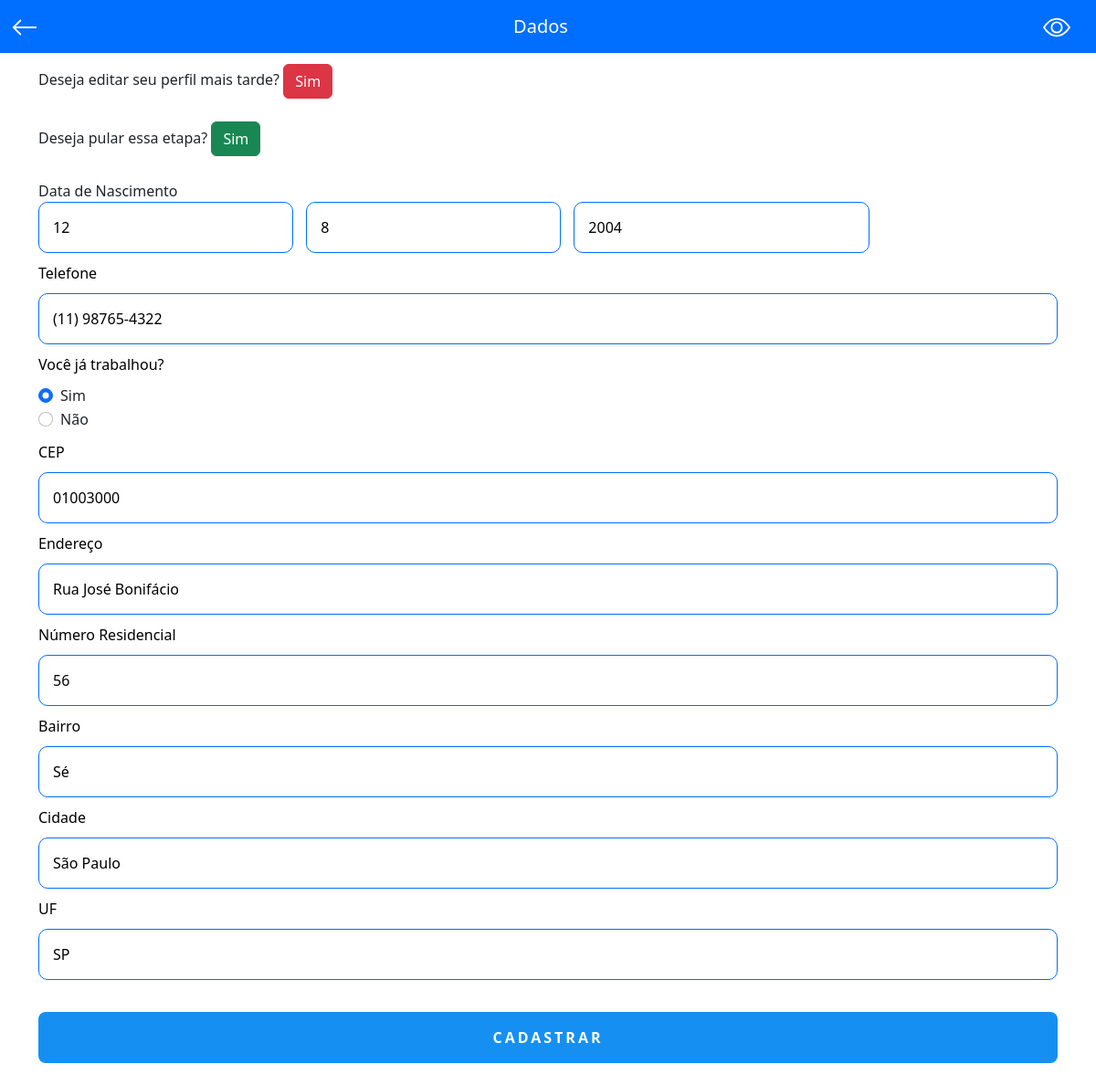
Page /views/cad_cv/etap1.php (signed in) on the committed database.
### tables this page shows
CREATE TABLE `tbdadosusuario` (
  `idDados` int(11) NOT NULL,
  `idUsuario` int(11) NOT NULL,
  `dia` int(11) NOT NULL,
  `mes` int(11) NOT NULL,
  `ano` int(11) NOT NULL,
  `telefone` varchar(100) NOT NULL,
  `jaTrabalhou` varchar(100) NOT NULL,
  `cep` varchar(250) NOT NULL,
  `endereco` varchar(250) NOT NULL,
  `numero` int(11) NOT NULL,
  `bairro` varchar(250) NOT NULL,
  `cidade` varchar(250) NOT NULL,
  `uf` varchar(100) NOT NULL
);

### views/cad_cv/etap1.php (the view, shortened to what this page needs)
<?php
    $pergunta ='oii';
    try {
        $con = Conexao::conectar();
        $stmt = $con->prepare("SELECT * FROM tbDadosUsuario WHERE
        idUsuario = :id ");
        $stmt->bindValue(":id",$_SESSION['id']);
        $stmt->execute();
        while($row = $stmt->fetch(PDO::FETCH_BOTH)){
            $dia = $row['dia'];
            $mes = $row['mes'];
            $ano = $row['ano'];
            $telefone = $row['telefone'];
            $pergunta = $row['jaTrabalhou'];
            $cep = $row['cep'];
            $rua = $row['endereco'];
            $numero = $row['numero'];
            $bairro = $row['bairro'];
            $cidade = $row['cidade'];
            $uf = $row['uf'];
        }
    } catch(Exception $e) {
        echo $e->getMessage();
    }
?>
<!DOCTYPE html>
<html>
	<head>
		<link rel="stylesheet" type="text/css" href="../../assets/css/reset.css">
		<link rel="stylesheet" type="text/css" href="../../assets/css/cad_cv.css">
		<link rel="stylesheet" type="text/css" href="../../assets/css/menu.css">
		<link rel="stylesheet" type="text/css" href="../../assets/bootstrap_css/bootstrap.min.css">
	</head>
	<body>
		<nav style="background-color: #006eff;" class="navbar fixed-top ">
		  <div class="container-fluid">
		    <a class="navbar-brand" href="#">
		      <img src="../../assets/img/arrow-left.svg"></a>
		    <a class="navbar-brand" href="#" style="color: white;">Dados</a>
		    <a class="navbar-brand" id="link" type="button" data-bs-toggle="offcanvas" data-bs-target="#offcanvasRight" aria-controls="offcanvasRight"style="color: white;">
		      <img src="../../assets/img/eye.svg"></a>
		  </div>
		</nav>
		<section class="container">
			<div class="cabecalho">
				<label style="margin-bottom: 10px;">Deseja editar seu perfil mais tarde?</label>
				<a href="../restrito/index.php"><button type="button" class="btn btn-danger">Sim</button></a>
				<br>
				<br>
				<label style="margin-bottom: 10px;">Deseja pular essa etapa?</label>
				<a href="etap2.php"><button type="button" class="btn btn-success">Sim</button></a>
			</div>
			<div class="form">
				<br>
				<form id="form-cad-dados">
					<label id="campo" for="usuario">Data de Nascimento
					</label>
					<div class="textfield2">
                        <input type="number" min="1" max="31" style="width:25%;border: 1px solid #006eff; border-radius: 10px;padding: 15px; margin-right: 10px;" class="dia" value="<?php echo @$dia?>" name="dia" id="dia" placeholder="Dia" >
                        <input type="number" min="1" max="12" style="width:25%;border: 1px solid #006eff; border-radius: 10px;padding: 15px; margin-right: 10px;" class="mes" value="<?php echo @$mes?>" name="mes" id="mes" placeholder="Mês" >
                        <input type="number" value="<?php echo @$ano?>" min="1930" max="2004" style="width:29%;border: 1px solid #006eff; border-radius: 10px;padding: 15px;" class="ano" name="ano" id="ano" placeholder="Ano" >
                    </div>
                	<div class="textfield">
                        <label id="campo" for="telefone">Telefone</label>
                        <input type="text" name="telefone" id="telefone" placeholder="Digite um número de telefone" value="<?php echo @$telefone?>" maxlength="15" >
                    </div>
                    <div class="textfield">
                        <label id="campo" for="">Você já trabalhou?</label>
                        <div class="form-check">
						  <input class="form-check-input" value="Sim" type="radio" name="pergunta" id="pergunta1"
						  	<?php
                                if($pergunta == 'Sim'){
                                    echo'checked';
                                }else{
                                }
                            ?>
						  >
						  <label class="form-check-label" for="pergunta1">
						    Sim
						  </label>
						</div>
						<div class="form-check">
						  <input class="form-check-input" value="Não" type="radio" name="pergunta" id="pergunta2"
					  		<?php
                                if($pergunta == 'Não'){
                                    echo'checked';
                                }else{
                                }
                            ?>
						  >
						  <label class="form-check-label" for="pergunta2">
						    Não
						  </label>
						</div>
                    </div>
                    <div class="textfield">
                        <label id="campo" for="cep">CEP</label>
                        <input placeholder="Ex: 01001-000" name="cep" type="text" id="cep" value="<?php echo @$cep?>" size="10" maxlength="9" onblur="pesquisacep(this.value);" >
                    </div>
                    <div class="textfield">
                        <label id="campo" for="rua">Endereço</label>
                        <input name="rua" type="text" id="rua" size="60" value="<?php echo @$rua?>" placeholder="Digite seu endereço" >
                    </div>
                    <div class="textfield">
                        <label id="campo" for="numero">Número Residencial</label>
                        <input type="number" name="numero" id="numero" value="<?php echo @$numero?>" placeholder="Digite seu número Residencial" >
                    </div>
                    <div class="textfield">
                        <label id="campo" for="">Bairro</label>
                        <input name="bairro" type="text" id="bairro" value="<?php echo @$bairro?>" size="40" placeholder="Digite seu bairro" >
                    </div>
                    <div class="textfield">
                        <label id="campo" for="">Cidade</label>
                        <input name="cidade" type="text" id="cidade" value="<?php echo @$cidade?>" size="40" placeholder="Digite sua cidade" >
                    </div>
                    <div class="textfield">
                        <label id="campo" for="">UF</label>
                        <input name="uf" type="text" id="uf" value="<?php echo @$uf?>" size="2" placeholder="Digite seu estado" >
                    </div>
					<button class="btn-cad" id="btn-cad" type="submit">Cadastrar</button>
					<br><br>
				</form>
			</div>
		</section>
	</body>
</html>

### assets/css/cad_cv.css (style rules this page uses)
.cabecalho { margin-top: 70px; }
.textfield { width: 100%; display: flex; flex-direction: column; align-items: flex-start; justify-content: center; margin: 10px 0px; }
.textfield > input { width: 100%; border: 1px solid #006eff; border-radius: 10px; padding: 15px; font-size: 12pt; outline: none; box-sizing: border-box; }
.textfield > label { color: black; margin-bottom: 10px; }
.textfield > input::placeholder { color: black; font-size: small; }
.btn-cad { width: 100%; padding: 16px 0px; margin-top: 25px; border: none; border-radius: 8px; outline: none; text-transform: uppercase; font-weight: 800; letter-spacing: 3px; color: white; background: #1590f2; cursor: pointer; }

### rows in the picture
tbdadosusuario: dia "12", mes "8", ano "2004", telefone "(11) 98765-4322", jaTrabalhou "☑ Sim", jaTrabalhou "☐ Não", cep "01003000", rua "Rua José Bonifácio", numero "56", bairro "Sé", cidade "São Paulo", uf "SP"
